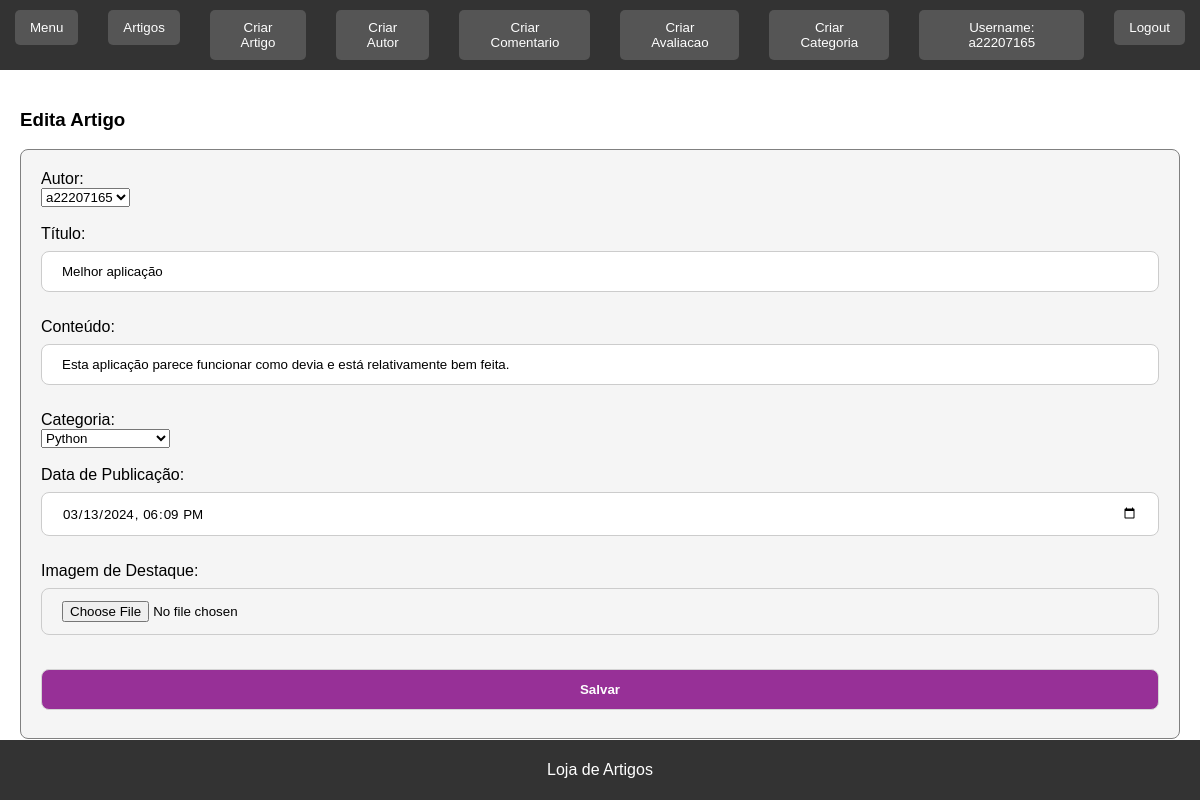
The app's page /artigos/artigo/1/edita (signed in) with its own data.
### artigos/models.py (models this page shows, shortened)
class Artigo(models.Model):
    autor = models.ForeignKey(Autor, on_delete=models.CASCADE)
    titulo = models.CharField(max_length=200)
    conteudo = models.TextField()
    categoria = models.ForeignKey(Categoria, on_delete=models.SET_NULL, null=True)
    data_publicacao = models.DateTimeField(auto_now_add=True)
    imagem_destaque = models.ImageField(upload_to='artigos/', null=True, blank=True)

### artigos/views.py (the view)
# urls.py: path('artigo/<int:artigo_id>/edita', views.edita_artigo_view,name="edita_artigo"),
@login_required
def edita_artigo_view(request, artigo_id):
    artigo = Artigo.objects.get(id=artigo_id)
    autores = Autor.objects.all()
    categorias = Categoria.objects.all()
    if request.POST:
        form = ArtigoForm(request.POST or None, request.FILES, instance=artigo)
        if form.is_valid():
            form.save()
            return redirect('artigos:lista_artigos')
    else:
        form = ArtigoForm(instance=artigo)
    context = {'form': form, 'artigo':artigo, 'autores': autores, 'categorias': categorias}
    return render(request, 'artigos/edita_artigo.html', context)

### artigos/forms.py
class ArtigoForm(forms.ModelForm):
    class Meta:
        model = Artigo
        fields = '__all__'

### artigos/templates/artigos/edita_artigo.html (shortened to what this page needs)
{% extends 'artigos/layout.html' %}
{% block content %}
    <h3>Edita Artigo</h3>
    <div>
        <form action="{% url 'artigos:edita_artigo' artigo.id %}" method="post" enctype="multipart/form-data">
            <label for="id_autor">Autor:</label><br>
            <select id="id_autor" name="autor">
                {% for autor in autores %}
                    <option value="{{ autor.usuario.id }}">{{ autor.usuario.username }}</option>
                {% endfor %}
            </select>
            <br><br>
            <label for="id_titulo">Título:</label><br>
            <input type="text" id="id_titulo" name="titulo" value="{{ artigo.titulo }}" placeholder="Insira o título..."><br><br>
            <label for="id_conteudo">Conteúdo:</label><br>
            <input type="text" id="id_conteudo" name="conteudo" value="{{ artigo.conteudo }}" placeholder="Insira o conteúdo..."><br><br>
            <label for="id_categoria">Categoria:</label><br>
            <select id="id_categoria" name="categoria">
                {% for categoria in categorias %}
                    <option value="{{ categoria.nome }}">{{ categoria.nome }}</option>
                {% endfor %}
            </select>
            <br><br>
            <label for="id_data_publicacao">Data de Publicação:</label><br>
            <input type="datetime-local" id="id_data_publicacao" name="data_publicacao" value="{{ artigo.data_publicacao|date:'Y-m-d\TH:i' }}"><br><br>
            <label for="id_imagem_destaque">Imagem de Destaque:</label><br>
            <input type="file" id="id_imagem_destaque" name="imagem_destaque"><br><br>
            <input type="submit" value="Salvar">
        </form>
    </div>
{% endblock %}

### artigos/templates/artigos/layout.html (shortened to what this page needs)
<!DOCTYPE html>
<html lang="pt">
<head>
    {% load static %}
    <link rel="stylesheet" href="{% static 'artigos/artigos.css' %}">
</head>
<body>
    <header>
        <nav>
            <ul>
                <li><a href="{% url 'menu:index' %}"><button>Menu</button></a></li>
                <li><a href="{% url 'artigos:lista_artigos' %}"><button>Artigos</button></a></li>
                {% if request.user.is_authenticated %}
                    <li><a href="{% url 'artigos:novo_artigo' %}"><button>Criar Artigo</button></a></li>
                    <li><a href="{% url 'artigos:novo_autor' %}"><button>Criar Autor</button></a></li>
                    <li><a href="{% url 'artigos:novo_comentario' %}"><button>Criar Comentario</button></a></li>
                    <li><a href="{% url 'artigos:novo_avaliacao' %}"><button>Criar Avaliacao</button></a></li>
                    <li><a href="{% url 'artigos:novo_categoria' %}"><button>Criar Categoria</button></a></li>
                    <li><a href="{% url 'user' %}"><button>Username: {{ request.user.username }}</button></a></li>
                    <li><a href="{% url 'logout' %}"><button>Logout</button></a></li>
                {% else %}
                    <li><a href="{% url 'login' %}"><button>Login</button></a></li>
                {% endif %}
            </ul>
        </nav>
    </header>
    <main>
        {% block content %}
        {% endblock %}
    </main>
    <footer>
        <p>Loja de Artigos</p>
    </footer>
</body>
</html>

### artigos/static/artigos/artigos.css (style rules this page uses)
body { font-family: Arial, sans-serif; margin: 0; padding: 0; box-sizing: border-box; }
header { background-color: #333; color: white; padding: 10px 0; }
nav ul { list-style: none; margin: 0; padding: 0; display: flex; justify-content: center; }
nav ul li { margin: 0 15px; }
nav ul li a { color: white; text-decoration: none; font-size: 16px; }
nav ul li a button { background-color: #555; border: none; color: white; padding: 10px 15px; cursor: pointer; border-radius: 5px; }
main { padding: 20px; }
footer { background-color: #333; color: white; text-align: center; padding: 5px 0; position: fixed; width: 100%; bottom: 0; }
* { box-sizing: border-box; font-family: sans-serif; }
div { background-color: whitesmoke; padding: 20px; border: 1px solid grey; border-radius: 8px; }
input { display: inline-block; width: 100%; padding: 12px 20px; margin: 8px 0; border: 1px solid #ccc; border-radius: 8px; }
input[type=submit] { background-color: purple; opacity: 0.8; font-weight: bold; color: white; }

### records on screen
Artigo: titulo "Melhor aplicação", conteudo "Esta aplicação parece funcionar como devia e está relativamente bem feita.", data_publicacao "03/13/2024 18:09"

### other values on screen
{{ request.user.username }} "a22207165"
form field autor "a22207165"
form field categoria "Python"
